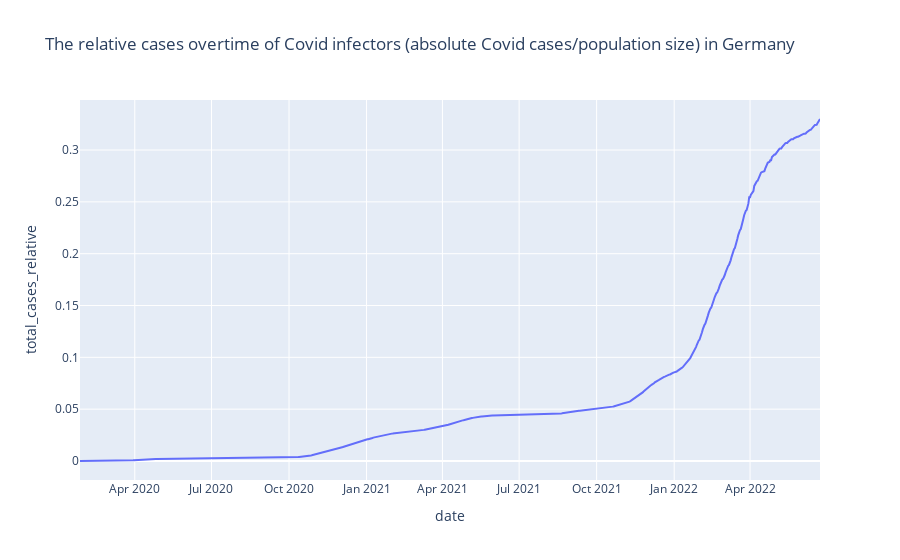

Notebook cell for this chart:
### Code cell
#Plot new cases as a function of date
import plotly.express as px

fig = px.line(df_germany, x="date", y="total_cases_relative", title='The relative cases overtime of Covid infectors (absolute Covid cases/population size) in Germany')
fig.show()

### Figure 1 — Plotly figure (JSON) as saved in the notebook; plotly's stock layout.template omitted (floating-point values rounded to 4 significant figures; data arrays with more than 128 entries replaced by an {"elided": "..."} marker saying what was removed)
{"data": [{"hovertemplate": "date=%{x}<br>total_cases_relative=%{y}<extra></extra>", "legendgroup": "", "line": {"color": "#636efa", "dash": "solid"}, "marker": {"symbol": "circle"}, "mode": "lines", "name": "", "orientation": "v", "showlegend": false, "type": "scatter", "x": {"elided": "879 str values"}, "xaxis": "x", "y": {"elided": "879 float values"}, "yaxis": "y"}], "layout": {"legend": {"tracegroupgap": 0}, "title": {"text": "The relative cases overtime of Covid infectors (absolute Covid cases/population size) in Germany"}, "xaxis": {"anchor": "y", "domain": [0, 1], "title": {"text": "date"}}, "yaxis": {"anchor": "x", "domain": [0, 1], "title": {"text": "total_cases_relative"}}}}
